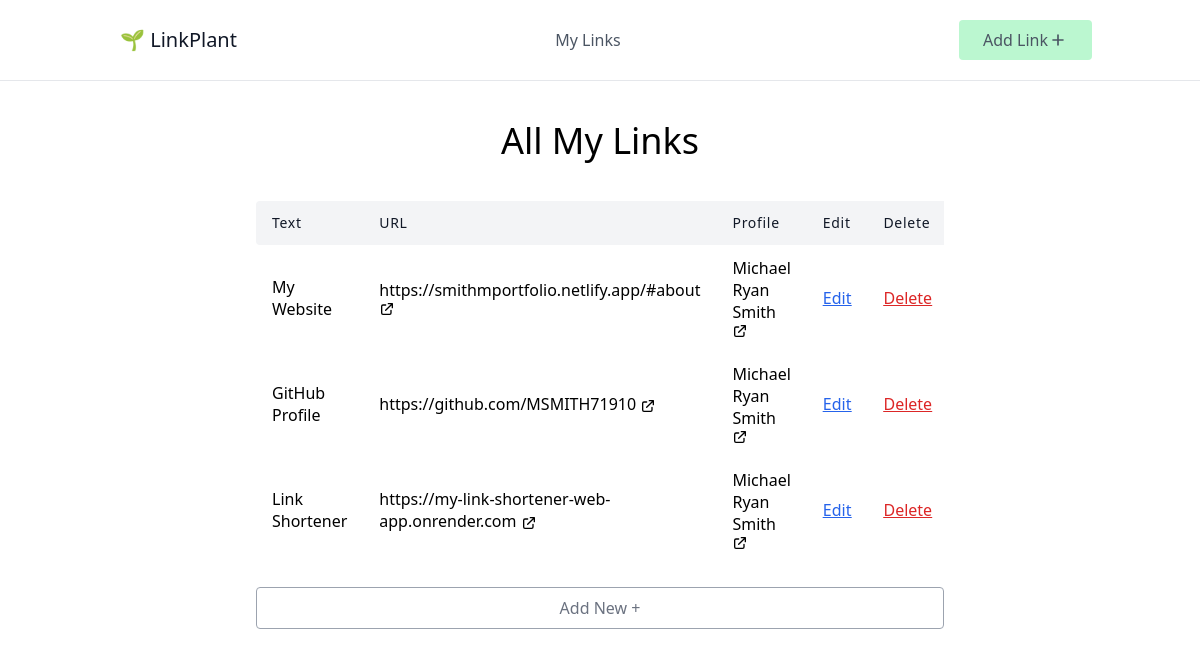
The page / on the database its author committed.
### link_plant/models.py (models this page shows, shortened)
class Link(models.Model):
    text = models.CharField(max_length=100)
    url = models.URLField()
    profile = models.ForeignKey(Profile, on_delete=models.CASCADE, related_name="links")

class Profile(models.Model):
    BG_CHOICES = (
        ('blue', 'Blue'),
        ('green', 'Green'),
        ('yellow', 'Yellow'),
    )
    name = models.CharField(max_length=100)
    slug = models.SlugField(max_length=100)
    bg_color = models.CharField(max_length=50, choices=BG_CHOICES)

### link_plant/views.py (the view)
# urls.py: path('', LinkListView.as_view(), name="link-list"),
class LinkListView(ListView):
    model = Link

### link_plant/templates/link_plant/link_list.html
{% extends 'link_plant/_base.html' %}
{% block content %}
<h1 class="text-4xl text-center mb-10">All My Links</h1>
<div class="w-full mx-auto overflow-auto">
    <table class="table-auto w-full text-left whitespace-no-wrap">
        <thead>
            <tr>
                <th class="px-4 py-3 title-font tracking-wider font-medium text-gray-900 text-sm bg-gray-100 rounded-tl rounded-bl">Text</th>
                <th class="px-4 py-3 title-font tracking-wider font-medium text-gray-900 text-sm bg-gray-100">URL</th>
                <th class="px-4 py-3 title-font tracking-wider font-medium text-gray-900 text-sm bg-gray-100">Profile</th>
                <th class="px-4 py-3 title-font tracking-wider font-medium text-gray-900 text-sm bg-gray-100">Edit</th>
                <th class="px-4 py-3 title-font tracking-wider font-medium text-gray-900 text-sm bg-gray-100">Delete</th>
            </tr>
        </thead>
        <tbody>
            {% for link in object_list %}
            <tr>
                <td class="px-4 py-3">{{link.text}}</td>
                <td class="px-4 py-3">
                    <a href="{{link.url}}" target="_blank">
                        {{link.url}}
                        <svg xmlns="http://www.w3.org/2000/svg" class="h-4 w-4 inline" fill="none" viewBox="0 0 24 24" stroke="currentColor" stroke-width="2">
                        <path stroke-linecap="round" stroke-linejoin="round" d="M10 6H6a2 2 0 00-2 2v10a2 2 0 002 2h10a2 2 0 002-2v-4M14 4h6m0 0v6m0-6L10 14" />
                        </svg>
                    </a>
                </td>
                <td class="px-4 py-3">
                    <a href="{% url 'profile' link.profile.slug %}" target="_blank">
                        {{link.profile.name}}
                        <svg xmlns="http://www.w3.org/2000/svg" class="h-4 w-4 inline" fill="none" viewBox="0 0 24 24" stroke="currentColor" stroke-width="2">
                        <path stroke-linecap="round" stroke-linejoin="round" d="M10 6H6a2 2 0 00-2 2v10a2 2 0 002 2h10a2 2 0 002-2v-4M14 4h6m0 0v6m0-6L10 14" />
                        </svg>
                    </a>
                </td>
                <td class="px-4 py-3 underline text-blue-600"><a href="{% url 'link-update' link.id %}">Edit</a></td>
                <td class="px-4 py-3 underline text-red-600"><a href="{% url 'link-delete' link.id %}">Delete</a></td>
            </tr>
        {% endfor %}
      </tbody>
    </table>
    <a href="{% url 'link-create' %}">
        <p class="mt-6 py-2 w-full border rounded border-gray-400 text-center text-gray-500 hover:cursor-pointer hover:bg-gray-100 hover:border-gray-500">
            Add New +
        </p>
    </a>
  </div>
{% endblock content %}

### link_plant/templates/link_plant/_base.html (shortened to what this page needs)
<html>
    <head>
        <script src="https://cdn.tailwindcss.com"></script>
    </head>
    <body>
        <header class="text-gray-600 body-font border-b">
            <div class="container mx-auto flex flex-wrap p-5 flex-col md:flex-row items-center">
              <a href="{% url 'link-list' %}" class="flex title-font font-medium items-center text-gray-900 mb-4 md:mb-0">
                <span class="ml-3 text-xl">🌱 LinkPlant</span>
              </a>
              <nav class="md:ml-auto md:mr-auto flex flex-wrap items-center text-base justify-center">
                <a href="{% url 'link-list' %}" class="mr-5 hover:text-gray-900">My Links</a>
              </nav>
              <a href="{% url 'link-create' %}">
                <button class="inline-flex items-center bg-green-200 border-0 py-2 px-6 focus:outline-none hover:bg-green-300 rounded text-base mt-4 md:mt-0">Add Link
                    <svg xmlns="http://www.w3.org/2000/svg" class="h-5 w-5" fill="none" viewBox="0 0 24 24" stroke="currentColor" stroke-width="2">
                        <path stroke-linecap="round" stroke-linejoin="round" d="M12 6v6m0 0v6m0-6h6m-6 0H6" />
                    </svg>
                </button>
            </a>
            </div>
          </header>
          <div class="container mx-auto">
            <div class="sm:w-3/4 mx-auto sm:p-10">
                {% block content %}
                {% endblock content %}
            </div>
            </div>
    </body>
</html>

### rows shown on the page
Link: text "My Website", url "https://smithmportfolio.netlify.app/#about", profile.name "Michael Ryan Smith"
Link: text "GitHub Profile", url "https://github.com/MSMITH71910", profile.name "Michael Ryan Smith"
Link: text "Link Shortener", url "https://my-link-shortener-web-app.onrender.com", profile.name "Michael Ryan Smith"
